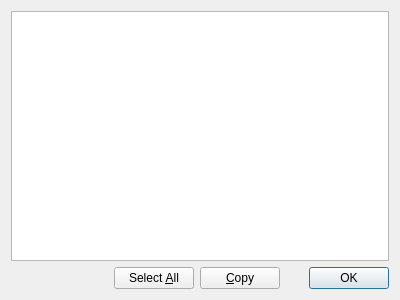
<?xml version="1.0" encoding="UTF-8"?>
<!--Copyright © 2011 by Vinay Sajip. All rights reserved. See accompanying LICENSE.txt for details. -->
<ui version="4.0">
 <class>TextInfoDialog</class>
 <widget class="QDialog" name="TextInfoDialog">
  <property name="geometry">
   <rect>
    <x>0</x>
    <y>0</y>
    <width>400</width>
    <height>300</height>
   </rect>
  </property>
  <property name="windowTitle">
   <string>Additional Information</string>
  </property>
  <property name="modal">
   <bool>true</bool>
  </property>
  <layout class="QVBoxLayout" name="verticalLayout">
   <item>
    <widget class="QPlainTextEdit" name="text">
     <property name="readOnly">
      <bool>true</bool>
     </property>
     <property name="plainText">
      <string notr="true"/>
     </property>
    </widget>
   </item>
   <item>
    <layout class="QHBoxLayout" name="horizontalLayout">
     <item>
      <spacer name="horizontalSpacer">
       <property name="orientation">
        <enum>Qt::Horizontal</enum>
       </property>
       <property name="sizeHint" stdset="0">
        <size>
         <width>40</width>
         <height>20</height>
        </size>
       </property>
      </spacer>
     </item>
     <item>
      <widget class="QPushButton" name="selectAll">
       <property name="text">
        <string>Select &amp;All</string>
       </property>
      </widget>
     </item>
     <item>
      <widget class="QPushButton" name="copy">
       <property name="text">
        <string>&amp;Copy</string>
       </property>
      </widget>
     </item>
     <item>
      <widget class="QDialogButtonBox" name="buttonBox">
       <property name="orientation">
        <enum>Qt::Horizontal</enum>
       </property>
       <property name="standardButtons">
        <set>QDialogButtonBox::Ok</set>
       </property>
      </widget>
     </item>
    </layout>
   </item>
  </layout>
 </widget>
 <resources/>
 <connections>
  <connection>
   <sender>buttonBox</sender>
   <signal>accepted()</signal>
   <receiver>TextInfoDialog</receiver>
   <slot>accept()</slot>
   <hints>
    <hint type="sourcelabel">
     <x>248</x>
     <y>254</y>
    </hint>
    <hint type="destinationlabel">
     <x>157</x>
     <y>274</y>
    </hint>
   </hints>
  </connection>
  <connection>
   <sender>buttonBox</sender>
   <signal>rejected()</signal>
   <receiver>TextInfoDialog</receiver>
   <slot>reject()</slot>
   <hints>
    <hint type="sourcelabel">
     <x>316</x>
     <y>260</y>
    </hint>
    <hint type="destinationlabel">
     <x>286</x>
     <y>274</y>
    </hint>
   </hints>
  </connection>
 </connections>
</ui>
